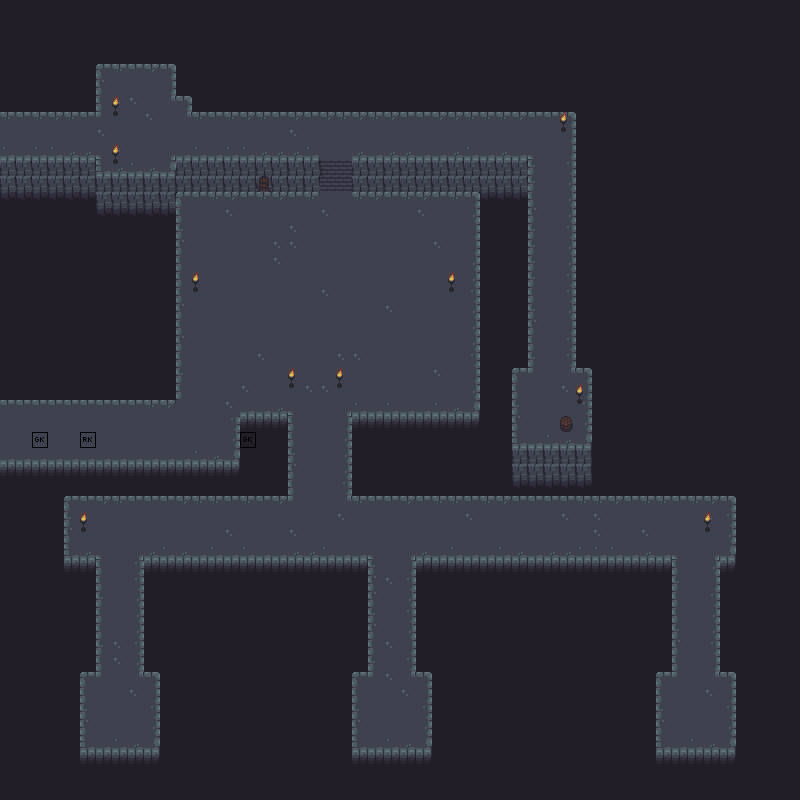

A level layout from a 2D game, rendered from its tile map. Below: a short description, then the map file with tile-grid data replaced by summaries:
An orthogonal 50x50 tile map with 16x16 px tiles, 4 tile layers (Tile Layer 1, Layer1, entities, Layer2), 2 tilesets.

<map version="1.10" tiledversion="1.10.2" orientation="orthogonal" renderorder="right-down" width="50" height="50" tilewidth="16" tileheight="16" infinite="0" nextlayerid="5" nextobjectid="1">
 <tileset firstgid="1" source="DungeonCastle.tsx" />
 <tileset firstgid="300" source="Entities.tsx" />
 <layer id="1" name="Tile Layer 1" width="50" height="50">
  <data>[2500 cells, 1706 non-empty, 6 distinct tile ids]</data>
 </layer>
 <layer id="2" name="Layer1" width="50" height="50">
  <data>[2500 cells, 858 non-empty, 34 distinct tile ids]</data>
 </layer>
 <layer id="4" name="entities" width="50" height="50">
  <data>[2500 cells, 3 non-empty, 2 distinct tile ids]</data>
 </layer>
 <layer id="3" name="Layer2" width="50" height="50">
  <data>[2500 cells, 129 non-empty, 22 distinct tile ids]</data>
 </layer>
</map>
